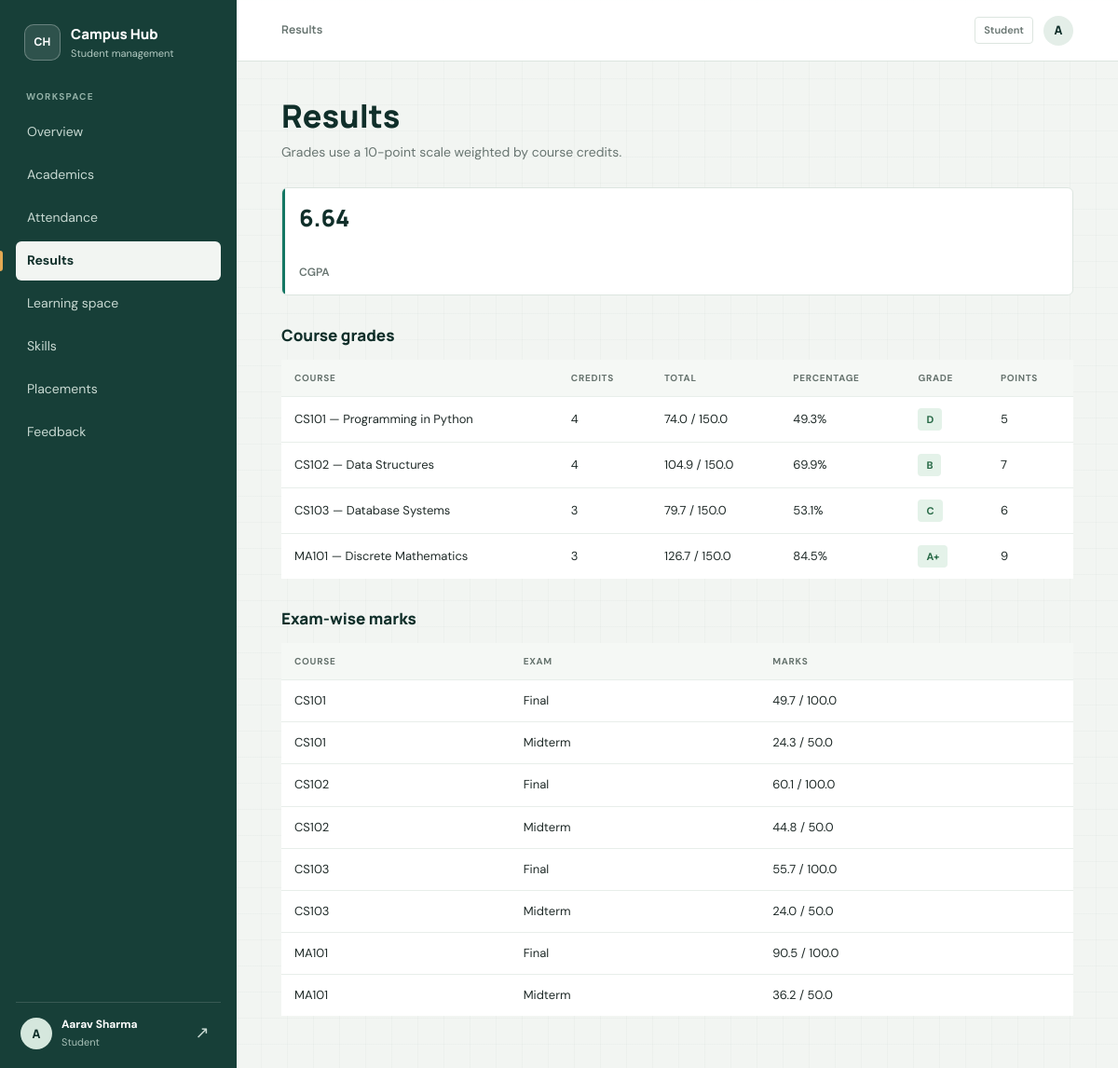
The page /results (signed in) on the database its author committed.
### tables this page shows
CREATE TABLE users (
    id INTEGER PRIMARY KEY AUTOINCREMENT,
    name TEXT NOT NULL,
    email TEXT NOT NULL UNIQUE,
    password_hash TEXT NOT NULL,
    role TEXT NOT NULL CHECK (role IN ('admin','faculty','student')),
    roll_no TEXT,
    department TEXT
, session_version INTEGER NOT NULL DEFAULT 0);

CREATE TABLE courses (
    id INTEGER PRIMARY KEY AUTOINCREMENT,
    code TEXT NOT NULL UNIQUE,
    title TEXT NOT NULL,
    credits INTEGER NOT NULL DEFAULT 3,
    semester INTEGER NOT NULL DEFAULT 1,
    faculty_id INTEGER REFERENCES users(id) ON DELETE SET NULL
);

CREATE TABLE results (
    id INTEGER PRIMARY KEY AUTOINCREMENT,
    student_id INTEGER NOT NULL REFERENCES users(id) ON DELETE CASCADE,
    course_id INTEGER NOT NULL REFERENCES courses(id) ON DELETE CASCADE,
    exam TEXT NOT NULL,
    marks REAL NOT NULL,
    max_marks REAL NOT NULL,
    UNIQUE (student_id, course_id, exam)
);

### app.py (the view)
@app.route("/results")
@login_required()
def results():
    u = current_user()
    if u["role"] == "student":
        summary, cgpa = result_summary(u["id"])
        detail = q("""SELECT c.code, c.title, r.exam, r.marks, r.max_marks FROM results r
                      JOIN courses c ON c.id=r.course_id WHERE r.student_id=?
                      ORDER BY c.code, r.exam""", (u["id"],))
        return render_template("results_student.html", summary=summary, cgpa=cgpa, detail=detail)
    return render_template("course_pick.html", title="Results", courses=my_courses(),
                           endpoint="enter_results", action="Enter marks")

### app.py (called while the page is built)
def db():
    if "db" not in g:
        g.db = sqlite3.connect(DB_PATH)
        g.db.row_factory = sqlite3.Row
        g.db.execute("PRAGMA foreign_keys = ON")
    return g.db

def q(sql, args=(), one=False):
    cur = db().execute(sql, args)
    rows = cur.fetchall()
    cur.close()
    if one:
        return rows[0] if rows else None
    return rows

def current_user():
    if "user" not in g:
        uid = session.get("uid")
        user = q("SELECT * FROM users WHERE id=?", (uid,), one=True) if uid else None
        if user and session.get("session_version") != user["session_version"]:
            session.clear()
            user = None
        g.user = user
    return g.user

@app.context_processor
def inject_user():
    return {"me": current_user(), "today": date.today().isoformat()}

@app.before_request
def enforce_auth_entry():
    public_endpoints = {"static", "login", "signup", "forgot_password", "reset_password"}
    if request.endpoint == "static":
        return None
    user = current_user()
    if user and request.endpoint in {"login", "signup"}:
        return redirect(url_for("dashboard"))
    if user or request.endpoint in public_endpoints:
        return None
    return redirect(url_for("login"))

def login_required(*roles):
    def deco(fn):
        @wraps(fn)
        def wrapper(*a, **kw):
            user = current_user()
            if not user:
                return redirect(url_for("login"))
            if roles and user["role"] not in roles:
                abort(403)
            return fn(*a, **kw)
        return wrapper
    return deco

def grade_for(pct):
    for limit, letter, points in [(90, "O", 10), (80, "A+", 9), (70, "A", 8),
                                  (60, "B", 7), (50, "C", 6), (40, "D", 5)]:
        if pct >= limit:
            return letter, points
    return "F", 0

### templates/results_student.html
{% extends "base.html" %}{% block title %}Results{% endblock %}
{% block content %}
<h1>Results</h1><p class="sub">Grades use a 10-point scale weighted by course credits.</p>
<div class="stats"><div class="stat"><b>{{ cgpa if summary else '—' }}</b><span>CGPA</span></div></div>
{% if summary %}
<h2>Course grades</h2>
<table><tr><th>Course</th><th>Credits</th><th>Total</th><th>Percentage</th><th>Grade</th><th>Points</th></tr>
{% for r in summary %}<tr><td>{{ r.code }} — {{ r.title }}</td><td>{{ r.credits }}</td><td>{{ r.got|round(1) }} / {{ r.mx|round(1) }}</td><td>{{ r.pct }}%</td>
<td><span class="tag {{ 'bad' if r.grade=='F' else 'ok' }}">{{ r.grade }}</span></td><td>{{ r.points }}</td></tr>{% endfor %}</table>
<h2>Exam-wise marks</h2>
<table><tr><th>Course</th><th>Exam</th><th>Marks</th></tr>
{% for r in detail %}<tr><td>{{ r.code }}</td><td>{{ r.exam }}</td><td>{{ r.marks|round(1) }} / {{ r.max_marks|round(1) }}</td></tr>{% endfor %}</table>
{% else %}<div class="empty">No results have been published yet.</div>{% endif %}
{% endblock %}

### templates/base.html (shortened to what this page needs)
<!doctype html>
<html lang="en"><head><meta charset="utf-8">
<link rel="stylesheet" href="{{ url_for('static', filename='style.css') }}">
</head><body>
{% if me %}
<div class="layout">
<aside class="side" id="sidebar" aria-label="Main navigation">
  <a class="brand" href="{{ url_for('dashboard') }}">
    <span class="brand-mark" aria-hidden="true">CH</span>
    <span class="brand-copy"><strong>Campus Hub</strong><small>Student management</small></span>
  </a>
  <span class="nav-label">Workspace</span>
  <nav class="nav-links">
  {% set links = [('dashboard','Overview'),('courses','Academics'),('attendance','Attendance'),
     ('results','Results'),('lms','Learning space'),('skills','Skills'),('placements','Placements'),
     ('feedback','Feedback')] %}
  {% for ep,label in links %}
    {% set active = request.endpoint==ep or (ep=='courses' and request.endpoint=='roster') or (ep=='attendance' and request.endpoint=='attendance_mark') or (ep=='results' and request.endpoint=='results_enter') or (ep=='lms' and request.endpoint in ['lms_course','assignment']) or (ep=='placements' and request.endpoint=='applicants') %}
    <a href="{{ url_for(ep) }}" class="nav-link {{ 'on' if active }}" {% if active %}aria-current="page"{% endif %}>{{ label }}</a>
  {% endfor %}
  </nav>
  <div class="who">
    <span class="avatar" aria-hidden="true">{{ me.name[0]|upper }}</span>
    <span class="who-copy"><b>{{ me.name }}</b><small>{{ me.role|capitalize }}</small></span>
    <form method="post" action="{{ url_for('logout') }}"><input type="hidden" name="csrf_token" value="{{ csrf_token() }}"><button class="sign-out" type="submit" aria-label="Sign out">↗</button></form>
  </div>
</aside>
<div class="main-shell">
<header class="topbar">
  <div class="topbar-title">{{ self.title() }}</div>
  <div class="topbar-user"><span class="topbar-role">{{ me.role|capitalize }}</span><span class="avatar avatar-small" aria-hidden="true">{{ me.name[0]|upper }}</span></div>
</header>
<main class="page-content">
{% endif %}
{% block content %}{% endblock %}
</main>
{% if me %}</div>{% else %}</div>{% endif %}
</body></html>

### rows shown on the page
users: name "A", name "Aarav Sharma", role "Student"
courses: code "CS101", title "Programming in Python", credits "4", got "74.0", mx "150.0", pct "49.3", grade "D", points "5"
courses: code "CS102", title "Data Structures", credits "4", got "104.9", mx "150.0", pct "69.9", grade "B", points "7"
courses: code "CS103", title "Database Systems", credits "3", got "79.7", mx "150.0", pct "53.1", grade "C", points "6"
courses: code "MA101", title "Discrete Mathematics", credits "3", got "126.7", mx "150.0", pct "84.5", grade "A+", points "9"
results: code "CS101", exam "Final", marks "49.7", max_marks "100.0"
results: code "CS101", exam "Midterm", marks "24.3", max_marks "50.0"
results: code "CS102", exam "Final", marks "60.1", max_marks "100.0"
results: code "CS102", exam "Midterm", marks "44.8", max_marks "50.0"
results: code "CS103", exam "Final", marks "55.7", max_marks "100.0"
results: code "CS103", exam "Midterm", marks "24.0", max_marks "50.0"
results: code "MA101", exam "Final", marks "90.5", max_marks "100.0"
results: code "MA101", exam "Midterm", marks "36.2", max_marks "50.0"

### other values the page prints
{{ label }} "Overview" "Academics" "Attendance" "Results" "Learning space" "Skills" "Placements" "Feedback"
{{ cgpa if summary else '—' }} "6.64"
